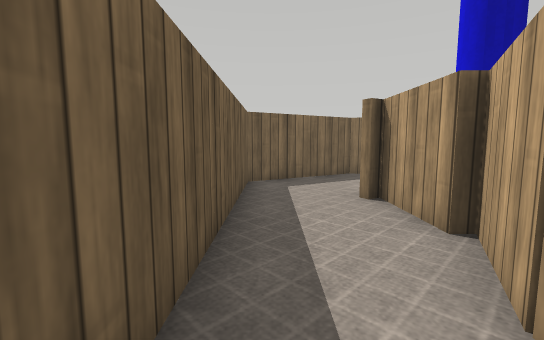
View 1 (above)

19 first-person views from a walk through a robot-simulator world made for Webots. The camera is 0.25 m above the floor, tilts 6° down and sees 90° across. The floor is counted in squares, 0.2 m on a side. Each view is taken from the middle of a square. On the plan, view 1 faces up. The plan holds only what a view shows up to about 12 squares ahead; the rest is blank. The place goes on beyond the plan. The robots in the file are not drawn. Simple shapes and patterns stand in for the simulator's stock objects.

View 2
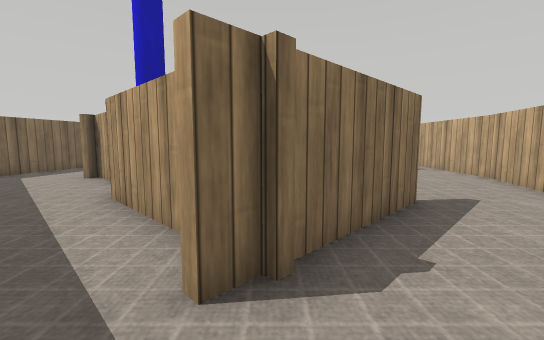

View 3
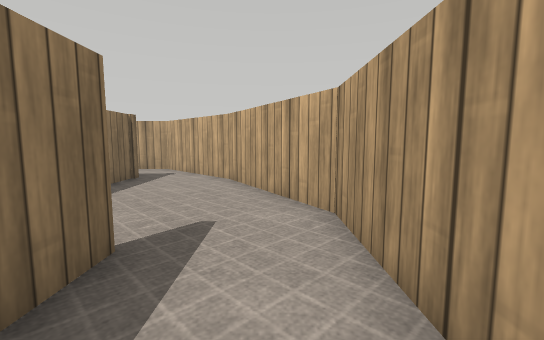

View 4
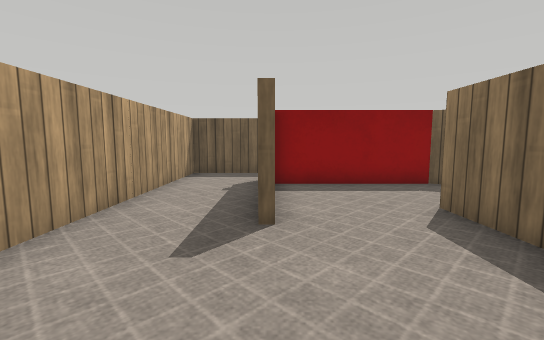

View 5
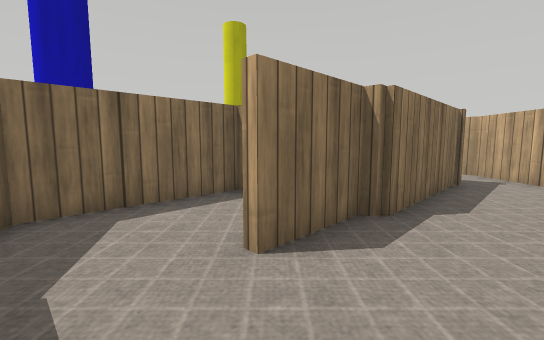

View 6
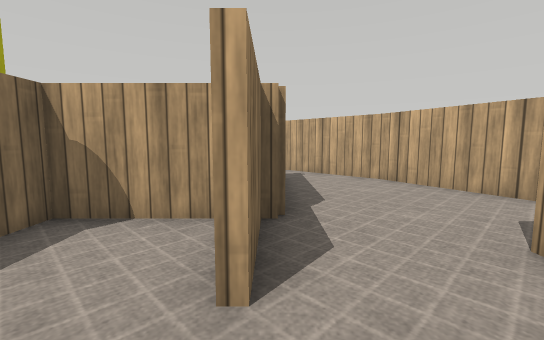

View 7
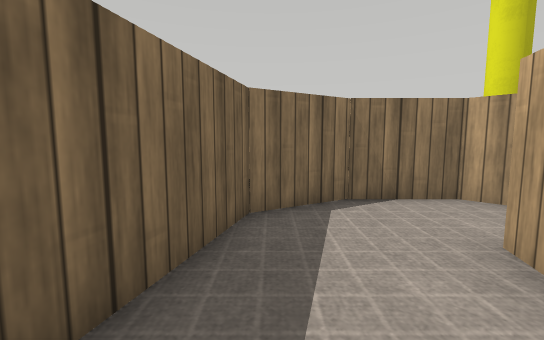

View 8
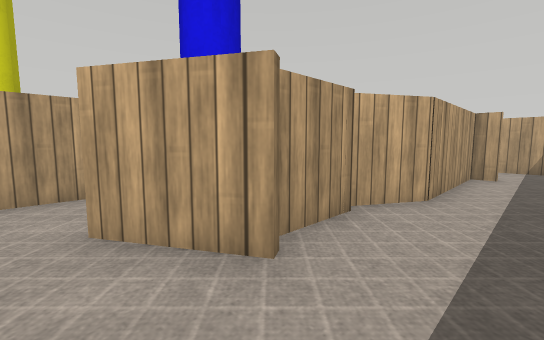

View 9
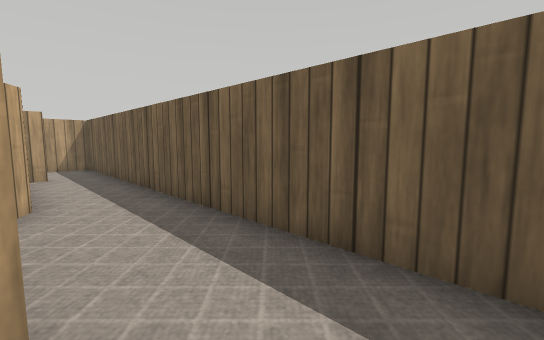

View 10
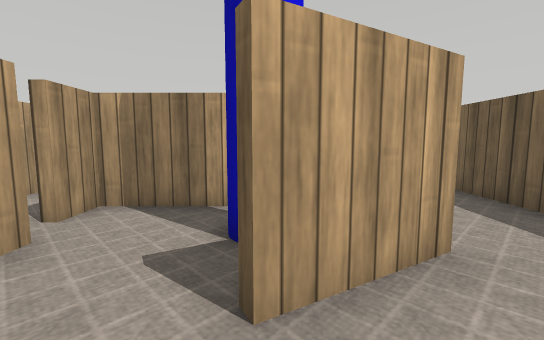

View 11
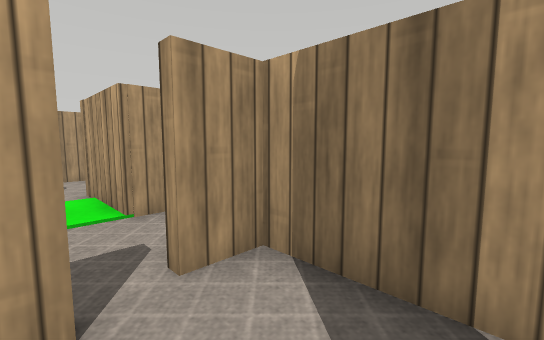

View 12
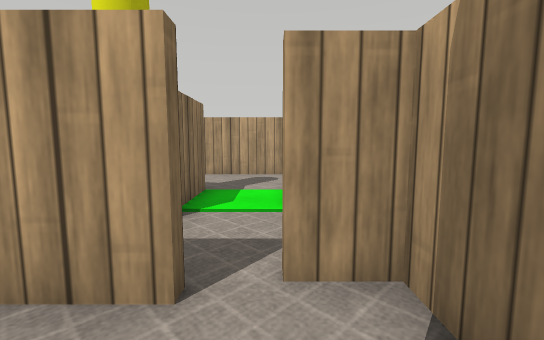

View 13
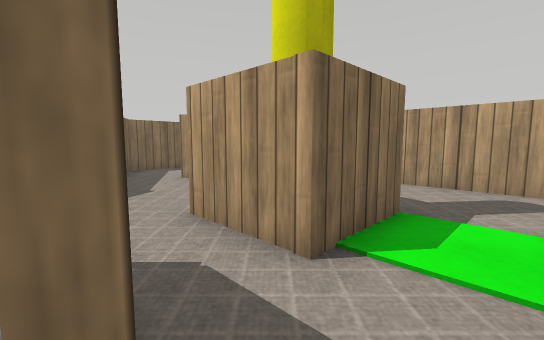

View 14
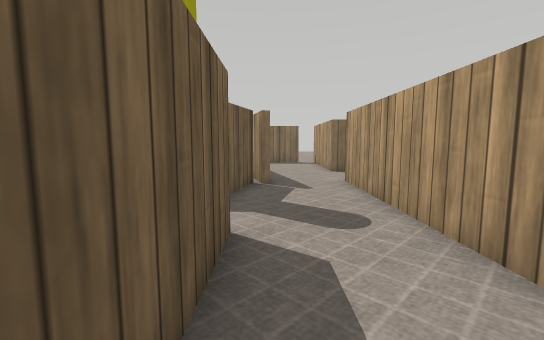

View 15
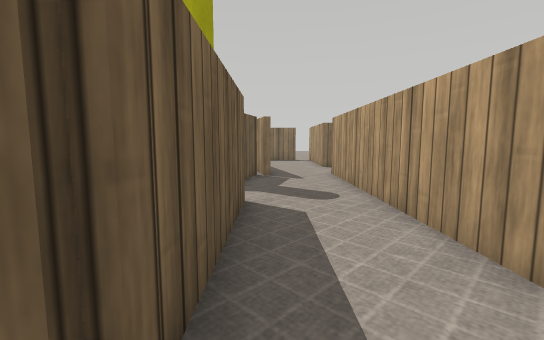

View 16
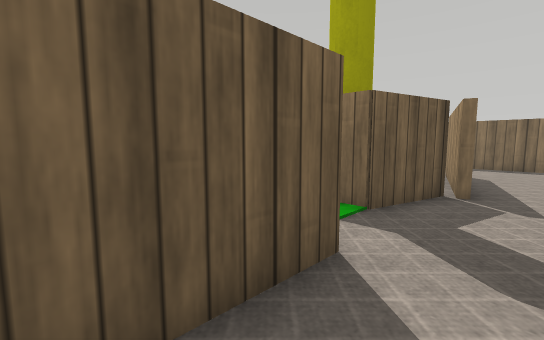

View 17
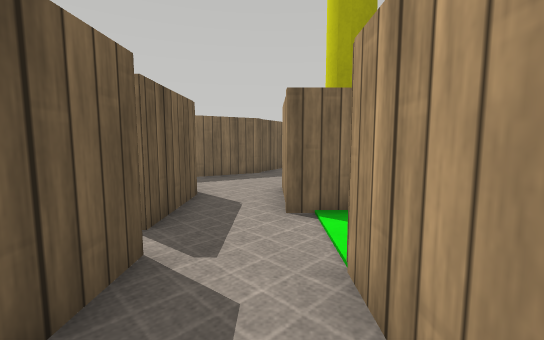

View 18
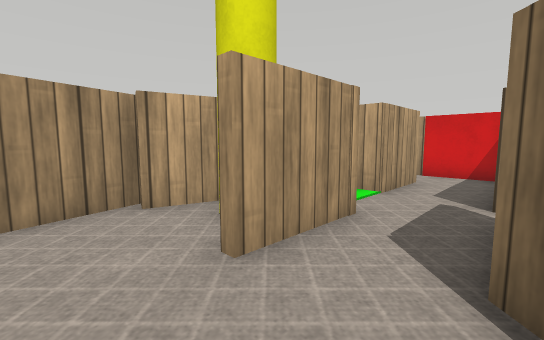

View 19
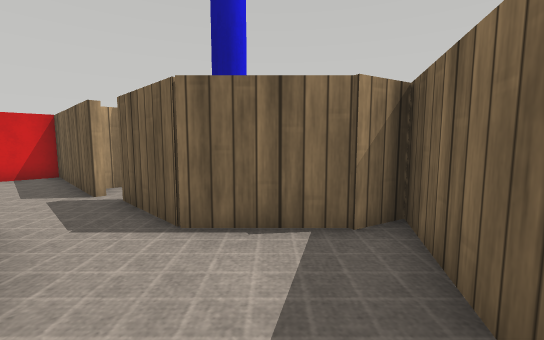

### Floor plan
Points are (right, up) in squares from view 1. A wall is a line through its corners. A room is listed if a view was taken in it or the views show most of it. See-through windows are left out.
Room 1 (views 1, 7, 8, 9, 10, 11, 12, 13)
walls: (1.9, 6) (4.2, 7.3); (2.4, 3.6) (2.4, 6) (2, 5.8); (4.8, 3.8) (7.3, 3.8) (7.3, 5); (7, 5.6) (7, 8.3) (5.2, 10) (3, 10.6) (-0.7, 8.4) (-0.7, -2.6); (0.9, -3) (1.7, -3) (1.7, 1.7) (2.8, 3.6)
ways out: opening at (0, -3) to room 2; opening at (7, 5) to room 4
objects: blue pole (4, 5) to (4, 6)
Room 2 (views 2, 3, 4)
walls: (6, -3.2) (2.1, -3.2); (1.8, -3.2) (0.9, -3.2); (-0.7, -2.6) (-0.7, -6.1) (7.7, -6.1) (10.8, -4.3)
ways out: opening at (0, -3) to room 1; opening at (8, -3) to room 5
Room 3 (views 5, 6)
walls: (2, 0.5) (2, -3)
ways out: opening at (5, -1.5) to room 5; opening at (3.5, 0) to room 6
Room 4 (views 14, 16, 17, 18, 19)
walls: (11.8, 7.8) (12.2, 9.2); (12.7, 9) (11.8, 12.5); (12.4, 9.1) (11.8, 6.7) (9.3, 6.7) (9.3, 9.4); (7.6, 5) (7.6, 0.1) (9.5, 0.1); (9.7, 1.9) (9.7, 4.6) (12.4, 4.6) (12.4, -0.2); (8, 12.5) (4.4, 10.5); (5.5, 10.1) (7.2, 8.4) (7.2, 5.7); (14.1, -1.5) (15.3, -0.3) (15.3, 9.6)
ways out: opening at (7, 5) to room 1; opening at (13, -1) to room 5; opening at (10, 1); opening at (16, 11)
objects: yellow pole (10, 8) to (11, 8)
Room 5 (view 15)
walls: (7.6, 0.2) (4.9, 0.2); (10.8, -4.3) (12.1, -3.6); (12, -3.6) (14.1, -1.5); (12.4, -0.2) (7.2, -0.2)
ways out: opening at (8, -3) to room 2; opening at (5, -1.5) to room 3; opening at (13, -1) to room 4
Room 6 (no view inside)
walls: (7.3, 0.9) (7.3, 3.6) (3, 3.6); (2.8, 3.6) (2.4, 3.6); (2.2, 2) (2, 1.7) (2, 0.5)
ways out: opening at (3.5, 0) to room 3

Positions as (right, up) in squares from view 1, and headings:
1: (0, 0), facing up
2: (0, -5), facing up-right
3: (3, -5), facing right
4: (10, -3), facing left
5: (3, -2), facing up-right
6: (3, 0), facing right
7: (0, 7), facing up-right
8: (0, 8), facing down-right
9: (2, 8), facing down-left
10: (4, 9), facing down
11: (5, 6), facing down-right
12: (5, 5), facing right
13: (7, 5), facing up-right
14: (13, 1), facing up
15: (13, -1), facing up
16: (14, 2), facing up-left
17: (9, 2), facing up
18: (7, 11), facing down-right
19: (9, 12), facing down-left
